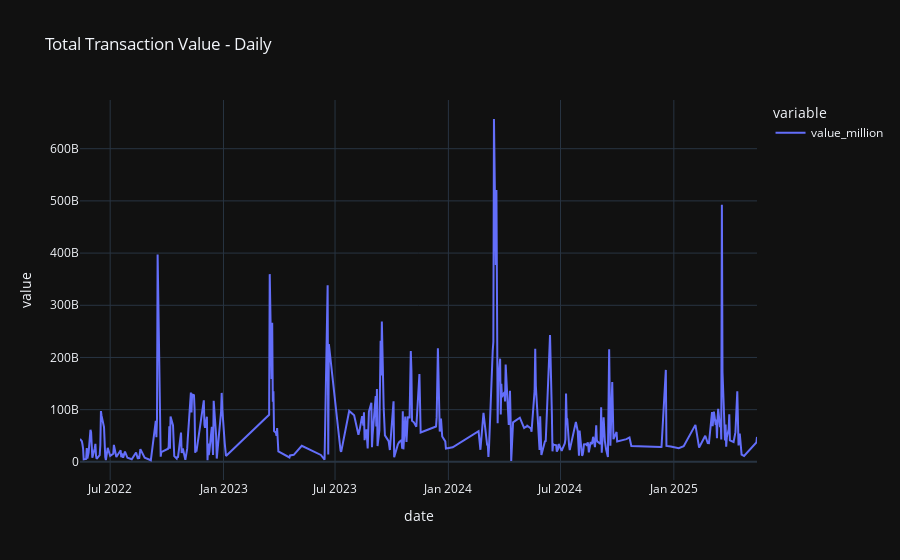

Here is the notebook cell this chart was saved with:
### Code cell
df.groupby('date')['value_million'].sum().mul(1_000_000).plot(title='Total Transaction Value - Daily')

### Figure 1 — Plotly figure (JSON) as saved in the notebook; plotly's stock layout.template omitted (floating-point values rounded to 4 significant figures; data arrays with more than 128 entries replaced by an {"elided": "..."} marker saying what was removed)
{"data": [{"hovertemplate": "variable=value_million<br>date=%{x}<br>value=%{y}<extra></extra>", "legendgroup": "value_million", "line": {"color": "#636efa", "dash": "solid"}, "marker": {"symbol": "circle"}, "mode": "lines", "name": "value_million", "orientation": "v", "showlegend": true, "type": "scatter", "x": {"elided": "335 str values"}, "xaxis": "x", "y": {"elided": "335 float values"}, "yaxis": "y"}], "layout": {"legend": {"title": {"text": "variable"}, "tracegroupgap": 0}, "title": {"text": "Total Transaction Value - Daily"}, "xaxis": {"anchor": "y", "domain": [0, 1], "title": {"text": "date"}}, "yaxis": {"anchor": "x", "domain": [0, 1], "title": {"text": "value"}}}}
